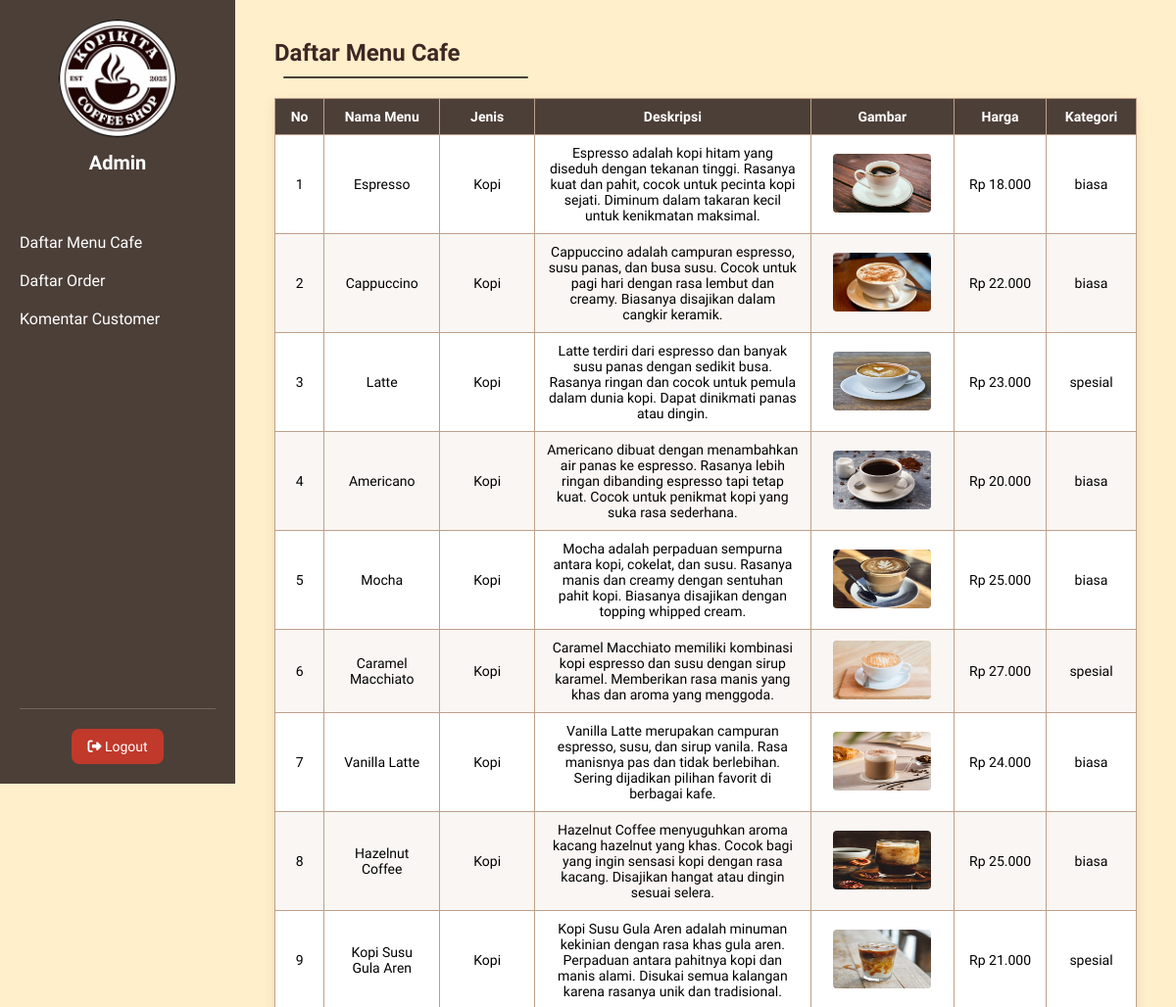
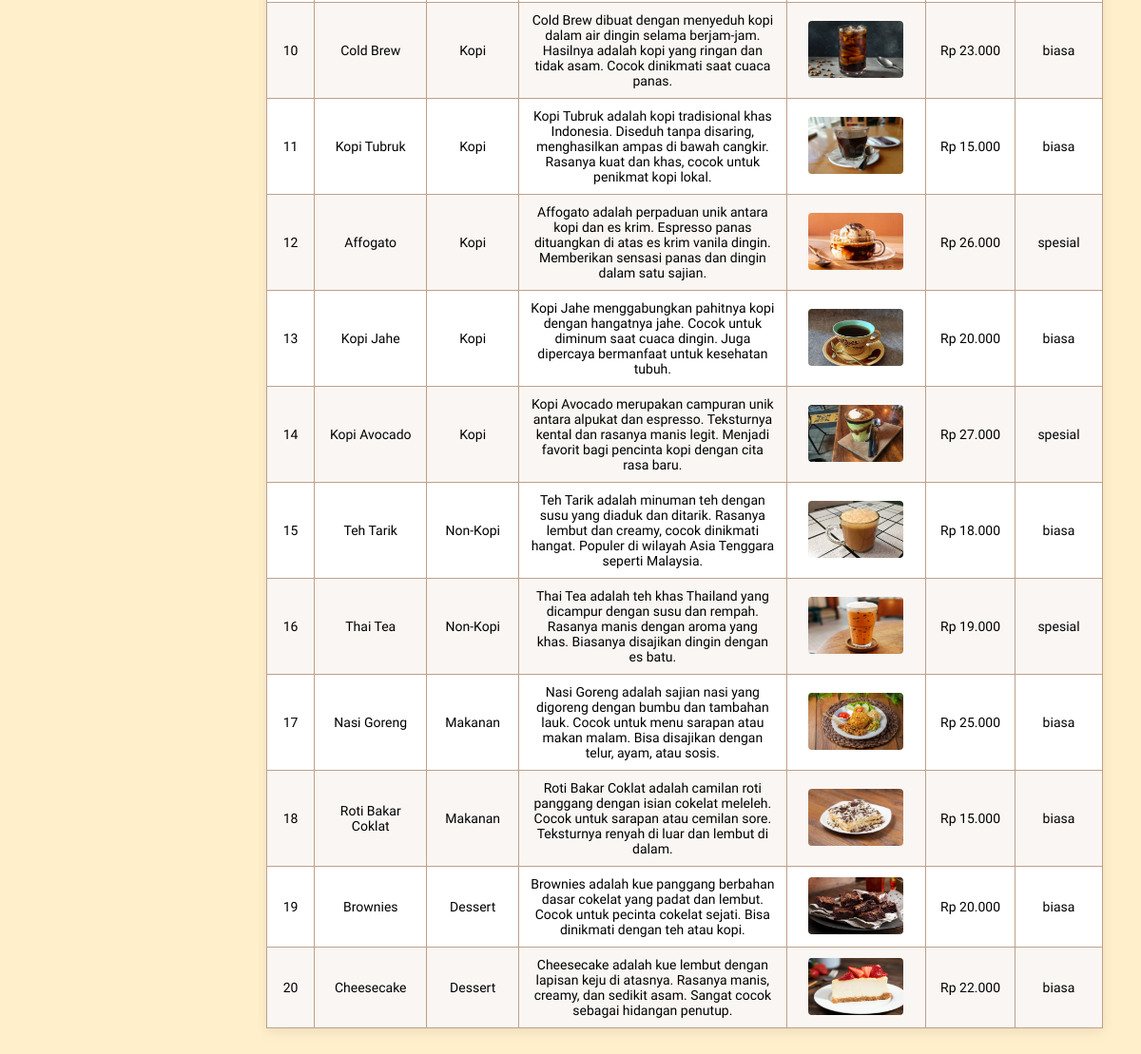
/Admin/dashboard.php, run on the app's committed database (2 pictures, top to bottom).
### tables this page shows
CREATE TABLE `menu` (
  `id_menu` int(11) NOT NULL,
  `nama_menu` varchar(20) NOT NULL,
  `jenis` enum('Kopi','Non-Kopi','Makanan','Dessert') NOT NULL,
  `deskripsi` varchar(200) NOT NULL,
  `link_gambar` varchar(30) NOT NULL,
  `harga` int(10) NOT NULL,
  `kategori` enum('spesial','biasa') NOT NULL
);

### Admin/dashboard.php (the view, shortened to what this page needs)
<?php
include '../koneksi/koneksi.php';
?>
<!DOCTYPE html>
<html lang="id">
<head>
  <link rel="stylesheet" href="../css/dashboard.css">
  <link rel="stylesheet" href="https://cdnjs.cloudflare.com/ajax/libs/font-awesome/6.5.0/css/all.min.css">
</head>
<body>
<div class="admin-container">
  <section class="sidebar">
    <div class="sidebar-header">
      <img src="../Gambar/logo_cafe_icon.png" class="logo">
      <h2><?= $_SESSION['nama'] ?? 'Admin'; ?></h2>
    </div>
    <nav class="menu">
      <ul>
        <li><a href="#menu">Daftar Menu Cafe</a></li>
        <li><a href="#order">Daftar Order</a></li>
        <li><a href="#review">Komentar Customer</a></li>
      </ul>
    </nav>
    <div class="logout-section">
      <form action="../koneksi/logout.php" method="POST">
        <button type="submit" class="logout-button"><i class="fas fa-sign-out-alt"></i> Logout</button>
      </form>
    </div>
  </section>
<div class="content">
  <section id="menu">
    <h2>Daftar Menu Cafe</h2>
      <table class="menu-table">
        <thead>
          <tr>
            <th style="width:20px;">No</th>
            <th style="width: 80px;">Nama Menu</th>
            <th style="width: 40px;">Jenis</th>
            <th style="width: 240px;">Deskripsi</th>
            <th style="width: 50px;">Gambar</th>
            <th style="width: 80px;">Harga</th>
            <th style="width: 60px;">Kategori</th>
          </tr>
        </thead>
        <tbody>
        <?php
        $no = 1;
        $data = mysqli_query($koneksi, "SELECT * FROM menu");
        while ($d = mysqli_fetch_array($data)) {
        ?>
          <tr>
            <td><?php echo $no++; ?></td>
            <td><?php echo $d['nama_menu']; ?></td>
            <td><?php echo $d['jenis']; ?></td>
            <td><?php echo $d['deskripsi']; ?></td>
            <td>
              <img src="../gambar/menu/<?php echo $d['link_gambar'] ?>" style="width : 100px;" alt="">
            </td>
            <td>Rp <?php echo number_format($d['harga'], 0, ',', '.'); ?></td>
            <td><?php echo $d['kategori']; ?></td>
          </tr>
        <?php
          }
        ?>
      </tbody>
    </table>
  </section>
  </div>
</div>
</body>
</html>

### css/dashboard.css (style rules this page uses)
* { margin: 0; padding: 0; box-sizing: border-box; font-family:'Sora', sans-serif; }
body { background-color: #FFEFCB; }
.admin-container { display: flex; min-height: 100vh; }
.sidebar { width: 240px; background-color: #4c3f38; color: white; padding: 20px; position: fixed; height: 100vh; display: flex; flex-direction: column; }
.menu { flex-grow: 1; }
.sidebar-header { text-align: center; margin-bottom: 40px; }
.sidebar-header .logo { width: 120px; margin-bottom: 10px; }
.sidebar-header h2 { font-size: 20px; font-weight: 700; }
.menu ul { list-style: none; }
.menu li { margin: 20px 0; }
.menu a { text-decoration: none; color: white; font-size: 16px; display: flex; align-items: center; gap: 10px; transition: 0.3s; font-weight: 350; }
.content { margin-left: 240px; padding: 40px; width: calc(100% - 240px); }
.content section { display: none; }
.content section.active { display: block; }
.content h2 { font-size: 24px; margin-bottom: 20px; color: #3e2723; }
.content h2::after { content: ""; display: block; width: 250px; height: 2px; background-color: #4C3F38; margin: 10px auto 0; margin-left: 1%; border-radius: 2px; }
.logout-section { margin-top: auto; padding-top: 20px; border-top: 1px solid rgba(255, 255, 255, 0.2); text-align: center; }
.logout-button { background-color: #c0392b; color: white; border: none; padding: 10px 16px; border-radius: 8px; font-size: 14px; cursor: pointer; transition: background 0.3s ease; }
.menu-table { border-collapse: collapse; width: 100%; background-color: #fff; box-shadow: 0 4px 12px rgba(0,0,0,0.08); margin-top: 20px; font-size: 14px; }
.menu-table th, .menu-table td { border: 1px solid #BEA08A; padding: 10px 12px; text-align: center; }
.menu-table th { background-color: #4c3f38; color: white; text-align : center; }
.menu-table tr:nth-child(even) { background-color: #f9f6f3; }
.menu-table img { border-radius: 4px; max-height: 60px; }

### data on the page
menu: nama_menu "Espresso", jenis "Kopi", deskripsi "Espresso adalah kopi hitam yang diseduh dengan tekanan tinggi. Rasanya kuat dan pahit, cocok untuk pecinta kopi sejati. Diminum dalam takaran kecil untuk kenikmatan maksimal.", link_gambar (picture), harga "18.000", kategori "biasa"
menu: nama_menu "Cappuccino", jenis "Kopi", deskripsi "Cappuccino adalah campuran espresso, susu panas, dan busa susu. Cocok untuk pagi hari dengan rasa lembut dan creamy. Biasanya disajikan dalam cangkir keramik.", link_gambar (picture), harga "22.000", kategori "biasa"
menu: nama_menu "Latte", jenis "Kopi", deskripsi "Latte terdiri dari espresso dan banyak susu panas dengan sedikit busa. Rasanya ringan dan cocok untuk pemula dalam dunia kopi. Dapat dinikmati panas atau dingin.", link_gambar (picture), harga "23.000", kategori "spesial"
menu: nama_menu "Americano", jenis "Kopi", deskripsi "Americano dibuat dengan menambahkan air panas ke espresso. Rasanya lebih ringan dibanding espresso tapi tetap kuat. Cocok untuk penikmat kopi yang suka rasa sederhana.", link_gambar (picture), harga "20.000", kategori "biasa"
menu: nama_menu "Mocha", jenis "Kopi", deskripsi "Mocha adalah perpaduan sempurna antara kopi, cokelat, dan susu. Rasanya manis dan creamy dengan sentuhan pahit kopi. Biasanya disajikan dengan topping whipped cream.", link_gambar (picture), harga "25.000", kategori "biasa"
menu: nama_menu "Caramel Macchiato", jenis "Kopi", deskripsi "Caramel Macchiato memiliki kombinasi kopi espresso dan susu dengan sirup karamel. Memberikan rasa manis yang khas dan aroma yang menggoda.", link_gambar (picture), harga "27.000", kategori "spesial"
menu: nama_menu "Vanilla Latte", jenis "Kopi", deskripsi "Vanilla Latte merupakan campuran espresso, susu, dan sirup vanila. Rasa manisnya pas dan tidak berlebihan. Sering dijadikan pilihan favorit di berbagai kafe.", link_gambar (picture), harga "24.000", kategori "biasa"
menu: nama_menu "Hazelnut Coffee", jenis "Kopi", deskripsi "Hazelnut Coffee menyuguhkan aroma kacang hazelnut yang khas. Cocok bagi yang ingin sensasi kopi dengan rasa kacang. Disajikan hangat atau dingin sesuai selera.", link_gambar (picture), harga "25.000", kategori "biasa"
menu: nama_menu "Kopi Susu Gula Aren", jenis "Kopi", deskripsi "Kopi Susu Gula Aren adalah minuman kekinian dengan rasa khas gula aren. Perpaduan antara pahitnya kopi dan manis alami. Disukai semua kalangan karena rasanya unik dan tradisional.", link_gambar (picture), harga "21.000", kategori "spesial"
menu: nama_menu "Cold Brew", jenis "Kopi", deskripsi "Cold Brew dibuat dengan menyeduh kopi dalam air dingin selama berjam-jam. Hasilnya adalah kopi yang ringan dan tidak asam. Cocok dinikmati saat cuaca panas.", link_gambar (picture), harga "23.000", kategori "biasa"
menu: nama_menu "Kopi Tubruk", jenis "Kopi", deskripsi "Kopi Tubruk adalah kopi tradisional khas Indonesia. Diseduh tanpa disaring, menghasilkan ampas di bawah cangkir. Rasanya kuat dan khas, cocok untuk penikmat kopi lokal.", link_gambar (picture), harga "15.000", kategori "biasa"
menu: nama_menu "Affogato", jenis "Kopi", deskripsi "Affogato adalah perpaduan unik antara kopi dan es krim. Espresso panas dituangkan di atas es krim vanila dingin. Memberikan sensasi panas dan dingin dalam satu sajian.", link_gambar (picture), harga "26.000", kategori "spesial"
menu: nama_menu "Kopi Jahe", jenis "Kopi", deskripsi "Kopi Jahe menggabungkan pahitnya kopi dengan hangatnya jahe. Cocok untuk diminum saat cuaca dingin. Juga dipercaya bermanfaat untuk kesehatan tubuh.", link_gambar (picture), harga "20.000", kategori "biasa"
menu: nama_menu "Kopi Avocado", jenis "Kopi", deskripsi "Kopi Avocado merupakan campuran unik antara alpukat dan espresso. Teksturnya kental dan rasanya manis legit. Menjadi favorit bagi pencinta kopi dengan cita rasa baru.", link_gambar (picture), harga "27.000", kategori "spesial"
menu: nama_menu "Teh Tarik", jenis "Non-Kopi", deskripsi "Teh Tarik adalah minuman teh dengan susu yang diaduk dan ditarik. Rasanya lembut dan creamy, cocok dinikmati hangat. Populer di wilayah Asia Tenggara seperti Malaysia.", link_gambar (picture), harga "18.000", kategori "biasa"
menu: nama_menu "Thai Tea", jenis "Non-Kopi", deskripsi "Thai Tea adalah teh khas Thailand yang dicampur dengan susu dan rempah. Rasanya manis dengan aroma yang khas. Biasanya disajikan dingin dengan es batu.", link_gambar (picture), harga "19.000", kategori "spesial"
menu: nama_menu "Nasi Goreng", jenis "Makanan", deskripsi "Nasi Goreng adalah sajian nasi yang digoreng dengan bumbu dan tambahan lauk. Cocok untuk menu sarapan atau makan malam. Bisa disajikan dengan telur, ayam, atau sosis.", link_gambar (picture), harga "25.000", kategori "biasa"
menu: nama_menu "Roti Bakar Coklat", jenis "Makanan", deskripsi "Roti Bakar Coklat adalah camilan roti panggang dengan isian cokelat meleleh. Cocok untuk sarapan atau cemilan sore. Teksturnya renyah di luar dan lembut di dalam.", link_gambar (picture), harga "15.000", kategori "biasa"
menu: nama_menu "Brownies", jenis "Dessert", deskripsi "Brownies adalah kue panggang berbahan dasar cokelat yang padat dan lembut. Cocok untuk pecinta cokelat sejati. Bisa dinikmati dengan teh atau kopi.", link_gambar (picture), harga "20.000", kategori "biasa"
menu: nama_menu "Cheesecake", jenis "Dessert", deskripsi "Cheesecake adalah kue lembut dengan lapisan keju di atasnya. Rasanya manis, creamy, dan sedikit asam. Sangat cocok sebagai hidangan penutup.", link_gambar (picture), harga "22.000", kategori "biasa"

### other printed values
$_SESSION['nama'] "Admin"
